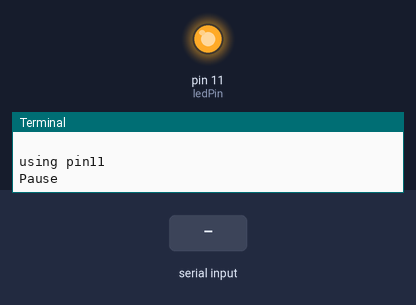
Recording of a program running on a simulated Raspberry Pi (header pin numbers). Parts: output pins drawn as LEDs (lit = HIGH), the last lines printed to the terminal. The inputs (shaded band) are chosen by the test bench.

Above: at 1.2 s.
1.3 s: "1" typed at the terminal, then Enter
At 2.3 s:
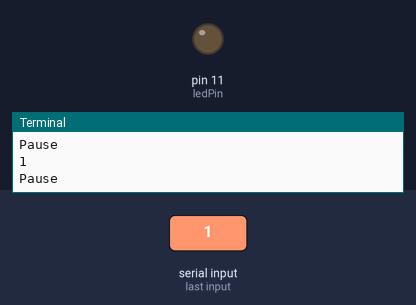
2.8 s: "0" typed at the terminal, then Enter
At 3.4 s:
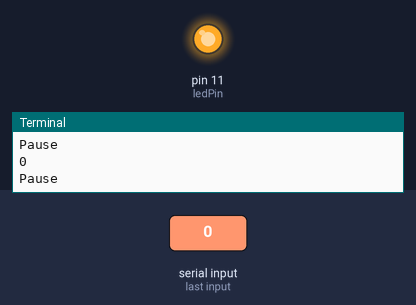
4.3 s: "2" typed at the terminal, then Enter
At 4.6 s:
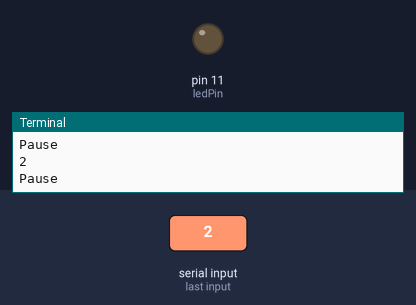
Timing chart, 0 to 7.3 s (numbered marks = the images above; inputs shaded):
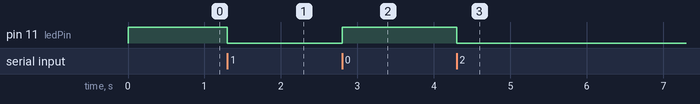

The program:

led_ctrl.py
```python
#!/usr/bin/env python3
########################################################################
# Filename    : Blink.py
# Description : Basic usage of GPIO. Let led blink.
# auther      : www.freenove.com
# modification: 2019/12/28
########################################################################
import RPi.GPIO as GPIO
from time import sleep

ledPin = 11    # define ledPin

def setup():
    GPIO.setmode(GPIO.BOARD)       # use PHYSICAL GPIO Numbering
    GPIO.setup(ledPin, GPIO.OUT)   # set the ledPin to OUTPUT mode
    GPIO.output(ledPin, GPIO.LOW)  # make ledPin output LOW level
    print ('using pin%d'%ledPin)

def set_led(mode, sleep_time):
    GPIO.output(ledPin, mode)
    sleep(sleep_time)


def loop():
    while True:
        set_led(GPIO.HIGH, 0)
        input("Pause")
        set_led(GPIO.LOW, 0)
        input("Pause")

def destroy():
    GPIO.cleanup()                      # Release all GPIO

if __name__ == '__main__':    # Program entrance
    print ('Program is starting ... \n')
    setup()
    try:
        loop()
    except KeyboardInterrupt:   # Press ctrl-c to end the program.
        destroy()
```

Measured:
- after the input at 1.3 s, pin 11 (ledPin): HIGH → LOW at once
- after the input at 2.8 s, pin 11 (ledPin): LOW → HIGH at once
- after the input at 4.3 s, pin 11 (ledPin): HIGH → LOW at once
